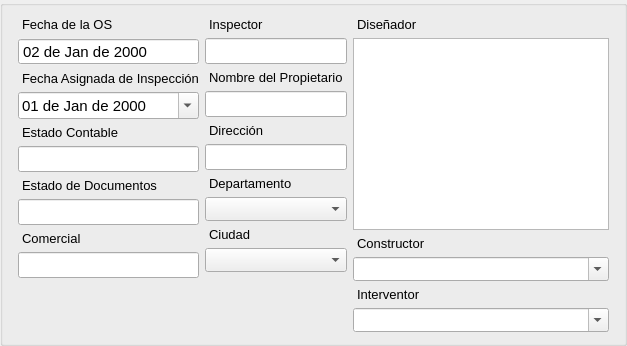
    <widget class="QGroupBox" name="inspectionGroupBox">
     <property name="minimumSize">
      <size>
       <width>0</width>
       <height>0</height>
      </size>
     </property>
     <property name="title">
      <string/>
     </property>
     <layout class="QHBoxLayout" name="horizontalLayout_3">
      <item>
       <layout class="QVBoxLayout" name="verticalLayout">
        <property name="leftMargin">
         <number>4</number>
        </property>
        <item>
         <widget class="QLabel" name="label_4">
          <property name="font">
           <font>
            <pointsize>10</pointsize>
           </font>
          </property>
          <property name="text">
           <string>Fecha de la OS</string>
          </property>
          <property name="indent">
           <number>4</number>
          </property>
         </widget>
        </item>
        <item>
         <widget class="QDateEdit" name="soDateEdit">
          <property name="minimumSize">
           <size>
            <width>0</width>
            <height>24</height>
           </size>
          </property>
          <property name="font">
           <font>
            <family>MS Shell Dlg 2</family>
            <pointsize>11</pointsize>
            <weight>50</weight>
            <italic>false</italic>
            <bold>false</bold>
           </font>
          </property>
          <property name="autoFillBackground">
           <bool>true</bool>
          </property>
          <property name="wrapping">
           <bool>false</bool>
          </property>
          <property name="readOnly">
           <bool>true</bool>
          </property>
          <property name="buttonSymbols">
           <enum>QAbstractSpinBox::NoButtons</enum>
          </property>
          <property name="accelerated">
           <bool>false</bool>
          </property>
          <property name="currentSection">
           <enum>QDateTimeEdit::DaySection</enum>
          </property>
          <property name="displayFormat">
           <string>dd 'de' MMM 'de' yyyy</string>
          </property>
          <property name="date">
           <date>
            <year>2000</year>
            <month>1</month>
            <day>2</day>
           </date>
          </property>
         </widget>
        </item>
        <item>
         <widget class="QLabel" name="label_22">
          <property name="font">
           <font>
            <pointsize>10</pointsize>
           </font>
          </property>
          <property name="text">
           <string>Fecha Asignada de Inspección</string>
          </property>
          <property name="margin">
           <number>0</number>
          </property>
          <property name="indent">
           <number>4</number>
          </property>
         </widget>
        </item>
        <item>
         <widget class="QDateEdit" name="soAssignDateEdit">
          <property name="minimumSize">
           <size>
            <width>0</width>
            <height>24</height>
           </size>
          </property>
          <property name="font">
           <font>
            <family>MS Shell Dlg 2</family>
            <pointsize>11</pointsize>
            <weight>50</weight>
            <italic>false</italic>
            <bold>false</bold>
           </font>
          </property>
          <property name="autoFillBackground">
           <bool>true</bool>
          </property>
          <property name="displayFormat">
           <string>dd 'de' MMM 'de' yyyy</string>
          </property>
          <property name="calendarPopup">
           <bool>true</bool>
          </property>
         </widget>
        </item>
        <item>
         <widget class="QLabel" name="label_39">
          <property name="maximumSize">
           <size>
            <width>16777215</width>
            <height>16777215</height>
           </size>
          </property>
          <property name="font">
           <font>
            <pointsize>10</pointsize>
           </font>
          </property>
          <property name="text">
           <string>Estado Contable</string>
          </property>
          <property name="indent">
           <number>4</number>
          </property>
         </widget>
        </item>
        <item>
         <widget class="QLineEdit" name="soAccStateLineEdit">
          <property name="minimumSize">
           <size>
            <width>0</width>
            <height>24</height>
           </size>
          </property>
          <property name="maximumSize">
           <size>
            <width>16777215</width>
            <height>16777215</height>
           </size>
          </property>
          <property name="font">
           <font>
            <family>MS Shell Dlg 2</family>
            <pointsize>11</pointsize>
            <italic>false</italic>
           </font>
          </property>
          <property name="text">
           <string/>
          </property>
          <property name="readOnly">
           <bool>true</bool>
          </property>
         </widget>
        </item>
        <item>
         <widget class="QLabel" name="label_38">
          <property name="maximumSize">
           <size>
            <width>16777215</width>
            <height>16777215</height>
           </size>
          </property>
          <property name="font">
           <font>
            <pointsize>10</pointsize>
           </font>
          </property>
          <property name="text">
           <string>Estado de Documentos</string>
          </property>
          <property name="indent">
           <number>4</number>
          </property>
         </widget>
        </item>
        <item>
         <widget class="QLineEdit" name="soDocStateLineEdit">
          <property name="minimumSize">
           <size>
            <width>0</width>
            <height>24</height>
           </size>
          </property>
          <property name="maximumSize">
           <size>
            <width>16777215</width>
            <height>16777215</height>
           </size>
          </property>
          <property name="font">
           <font>
            <family>MS Shell Dlg 2</family>
            <pointsize>11</pointsize>
            <italic>false</italic>
           </font>
          </property>
          <property name="text">
           <string/>
          </property>
          <property name="readOnly">
           <bool>true</bool>
          </property>
         </widget>
        </item>
        <item>
         <widget class="QLabel" name="label_6">
          <property name="font">
           <font>
            <pointsize>10</pointsize>
           </font>
          </property>
          <property name="text">
           <string>Comercial</string>
          </property>
          <property name="indent">
           <number>4</number>
          </property>
         </widget>
        </item>
        <item>
         <widget class="QLineEdit" name="userNameLineEdit">
          <property name="minimumSize">
           <size>
            <width>0</width>
            <height>24</height>
           </size>
          </property>
          <property name="font">
           <font>
            <family>MS Shell Dlg 2</family>
            <pointsize>11</pointsize>
            <italic>false</italic>
           </font>
          </property>
         </widget>
        </item>
        <item>
         <spacer name="verticalSpacer_2">
          <property name="orientation">
           <enum>Qt::Vertical</enum>
          </property>
          <property name="sizeHint" stdset="0">
           <size>
            <width>20</width>
            <height>40</height>
           </size>
          </property>
         </spacer>
        </item>
       </layout>
      </item>
      <item>
       <layout class="QVBoxLayout" name="verticalLayout_3">
        <item>
         <widget class="QLabel" name="label_8">
          <property name="font">
           <font>
            <pointsize>10</pointsize>
           </font>
          </property>
          <property name="text">
           <string>Inspector</string>
          </property>
          <property name="indent">
           <number>4</number>
          </property>
         </widget>
        </item>
        <item>
         <widget class="QLineEdit" name="inspectorNameLineEdit">
          <property name="minimumSize">
           <size>
            <width>0</width>
            <height>24</height>
           </size>
          </property>
          <property name="font">
           <font>
            <family>MS Shell Dlg 2</family>
            <pointsize>11</pointsize>
            <italic>false</italic>
           </font>
          </property>
         </widget>
        </item>
        <item>
         <widget class="QLabel" name="label_15">
          <property name="font">
           <font>
            <pointsize>10</pointsize>
           </font>
          </property>
          <property name="text">
           <string>Nombre del Propietario</string>
          </property>
          <property name="margin">
           <number>0</number>
          </property>
          <property name="indent">
           <number>4</number>
          </property>
         </widget>
        </item>
        <item>
         <widget class="QLineEdit" name="propietaryNameLineEdit">
          <property name="minimumSize">
           <size>
            <width>0</width>
            <height>24</height>
           </size>
          </property>
          <property name="font">
           <font>
            <family>MS Shell Dlg 2</family>
            <pointsize>11</pointsize>
            <weight>50</weight>
            <italic>false</italic>
            <bold>false</bold>
           </font>
          </property>
          <property name="readOnly">
           <bool>false</bool>
          </property>
         </widget>
        </item>
        <item>
         <widget class="QLabel" name="label_11">
          <property name="font">
           <font>
            <pointsize>10</pointsize>
           </font>
          </property>
          <property name="text">
           <string>Dirección</string>
          </property>
          <property name="margin">
           <number>0</number>
          </property>
          <property name="indent">
           <number>4</number>
          </property>
         </widget>
        </item>
        <item>
         <widget class="QLineEdit" name="inspectionAddressLineEdit">
          <property name="minimumSize">
           <size>
            <width>0</width>
            <height>24</height>
           </size>
          </property>
          <property name="font">
           <font>
            <family>MS Shell Dlg 2</family>
            <pointsize>11</pointsize>
            <weight>50</weight>
            <italic>false</italic>
            <bold>false</bold>
           </font>
          </property>
          <property name="readOnly">
           <bool>false</bool>
          </property>
         </widget>
        </item>
        <item>
         <widget class="QLabel" name="label_12">
          <property name="font">
           <font>
            <pointsize>10</pointsize>
           </font>
          </property>
          <property name="text">
           <string>Departamento</string>
          </property>
          <property name="margin">
           <number>0</number>
          </property>
          <property name="indent">
           <number>4</number>
          </property>
         </widget>
        </item>
        <item>
         <widget class="QComboBox" name="inspectionStateComboBox">
          <property name="enabled">
           <bool>true</bool>
          </property>
          <property name="minimumSize">
           <size>
            <width>0</width>
            <height>24</height>
           </size>
          </property>
          <property name="font">
           <font>
            <pointsize>10</pointsize>
           </font>
          </property>
          <property name="autoFillBackground">
           <bool>true</bool>
          </property>
         </widget>
        </item>
        <item>
         <widget class="QLabel" name="label_19">
          <property name="font">
           <font>
            <pointsize>10</pointsize>
           </font>
          </property>
          <property name="text">
           <string>Ciudad</string>
          </property>
          <property name="margin">
           <number>0</number>
          </property>
          <property name="indent">
           <number>4</number>
          </property>
         </widget>
        </item>
        <item>
         <widget class="QComboBox" name="inspectionCityComboBox">
          <property name="minimumSize">
           <size>
            <width>0</width>
            <height>24</height>
           </size>
          </property>
          <property name="font">
           <font>
            <pointsize>10</pointsize>
           </font>
          </property>
          <property name="autoFillBackground">
           <bool>true</bool>
          </property>
         </widget>
        </item>
        <item>
         <spacer name="verticalSpacer_3">
          <property name="orientation">
           <enum>Qt::Vertical</enum>
          </property>
          <property name="sizeHint" stdset="0">
           <size>
            <width>20</width>
            <height>40</height>
           </size>
          </property>
         </spacer>
        </item>
       </layout>
      </item>
      <item>
       <layout class="QVBoxLayout" name="verticalLayout_2">
        <property name="rightMargin">
         <number>4</number>
        </property>
        <item>
         <widget class="QLabel" name="label_17">
          <property name="font">
           <font>
            <pointsize>10</pointsize>
           </font>
          </property>
          <property name="text">
           <string>Diseñador</string>
          </property>
          <property name="margin">
           <number>0</number>
          </property>
          <property name="indent">
           <number>4</number>
          </property>
         </widget>
        </item>
        <item>
         <widget class="QListWidget" name="designersListWidget">
          <property name="enabled">
           <bool>true</bool>
          </property>
          <property name="font">
           <font>
            <pointsize>11</pointsize>
           </font>
          </property>
          <property name="selectionMode">
           <enum>QAbstractItemView::ExtendedSelection</enum>
          </property>
         </widget>
        </item>
        <item>
         <widget class="QLabel" name="label_18">
          <property name="font">
           <font>
            <pointsize>10</pointsize>
           </font>
          </property>
          <property name="text">
           <string>Constructor</string>
          </property>
          <property name="margin">
           <number>0</number>
          </property>
          <property name="indent">
           <number>4</number>
          </property>
         </widget>
        </item>
        <item>
         <widget class="QComboBox" name="constructorNameComboBox">
          <property name="minimumSize">
           <size>
            <width>0</width>
            <height>24</height>
           </size>
          </property>
          <property name="font">
           <font>
            <pointsize>10</pointsize>
           </font>
          </property>
          <property name="contextMenuPolicy">
           <enum>Qt::ActionsContextMenu</enum>
          </property>
          <property name="autoFillBackground">
           <bool>true</bool>
          </property>
          <property name="editable">
           <bool>true</bool>
          </property>
         </widget>
        </item>
        <item>
         <widget class="QLabel" name="label_16">
          <property name="font">
           <font>
            <pointsize>10</pointsize>
           </font>
          </property>
          <property name="text">
           <string>Interventor</string>
          </property>
          <property name="margin">
           <number>0</number>
          </property>
          <property name="indent">
           <number>4</number>
          </property>
         </widget>
        </item>
        <item>
         <widget class="QComboBox" name="auditorNameComboBox">
          <property name="enabled">
           <bool>true</bool>
          </property>
          <property name="minimumSize">
           <size>
            <width>0</width>
            <height>24</height>
           </size>
          </property>
          <property name="font">
           <font>
            <pointsize>10</pointsize>
           </font>
          </property>
          <property name="contextMenuPolicy">
           <enum>Qt::ActionsContextMenu</enum>
          </property>
          <property name="autoFillBackground">
           <bool>true</bool>
          </property>
          <property name="editable">
           <bool>true</bool>
          </property>
         </widget>
        </item>
       </layout>
      </item>
     </layout>
    </widget>
